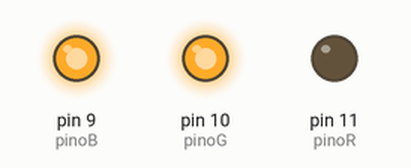
A sketch run on a simulated Arduino Uno, built with avr-gcc and run on an emulated ATmega328P. On the bench: output pins drawn as LEDs (lit = HIGH).

Above: at 0.05 s.
At 7.4 s:
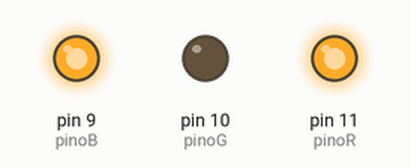
At 14.9 s:
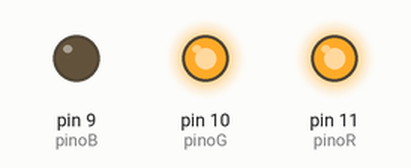
At 18.65 s:
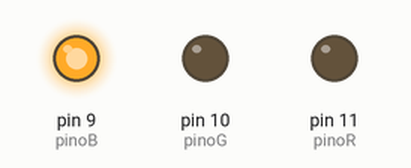
At 22.4 s:
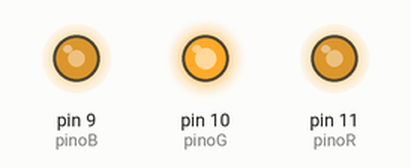
At 29.9 s:
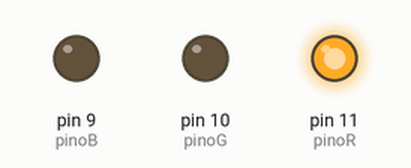
Timing chart, 0 to 39.0 s (numbered marks = the images above):
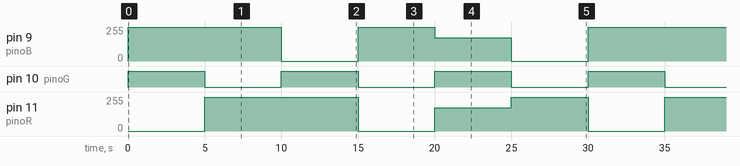

Measured:
- by itself, pin 9 (pinoB): repeats every 30.0 s: 0/255 5.0 s, 255/255 5.0 s, 175/255 5.0 s, 0/255 5.0 s, 255/255 10.0 s
- by itself, pin 10 (pinoG): alternates HIGH for 5.0 s and LOW for 5.0 s
- by itself, pin 11 (pinoR): repeats every 30.0 s: 0/255 5.0 s, 175/255 5.0 s, 255/255 5.0 s, 0/255 5.0 s, 255/255 10.0 s

The sketch:

fabricioRGB.ino
```cpp
int pinoR = 11; //PINO DIGITAL EM QUE O TERMINAL 'R' ESTÁ CONECTADO
int pinoG = 10; //PINO DIGITAL EM QUE O TERMINAL 'G' ESTÁ CONECTADO
int pinoB = 9; //PINO DIGITAL EM QUE O TERMINAL 'B' ESTÁ CONECTADO

//COMENTE A LINHA ABAIXO SE O LED RGB QUE ESTÁ UTILIZANDO É CATODO COMUM
#define COMMON_ANODE

void setup(){
  pinMode(pinoR, OUTPUT); //DEFINE O PINO COMO SAÍDA
  pinMode(pinoG, OUTPUT); //DEFINE O PINO COMO SAÍDA
  pinMode(pinoB, OUTPUT); //DEFINE O PINO COMO SAÍDA
}

void loop(){
  setColor(255, 0, 0); //PARÂMETROS PARA PRODUZIR A COR VERMELHA
  delay(5000); //INTERVALO DE 1 SEGUNDO
  setColor(0, 255, 0); //PARÂMETROS PARA PRODUZIR A COR VERDE
  delay(5000); //INTERVALO DE 1 SEGUNDO
  setColor(0, 0, 255); //PARÂMETROS PARA PRODUZIR A COR AZUL
  delay(5000);//INTERVALO DE 1 SEGUNDO
  setColor(255, 255, 0); //PARÂMETROS PARA PRODUZIR A COR AMARELA
  delay(5000); //INTERVALO DE 1 SEGUNDO
  setColor(80, 0, 80); //PARÂMETROS PARA PRODUZIR A COR VIOLETA
  delay(5000); //INTERVALO DE 1 SEGUNDO
  setColor(0, 255, 255); //PARÂMETROS PARA PRODUZIR A COR AZUL AQUA
  delay(5000); //INTERVALO DE 1 SEGUNDO
}

//FUNÇÃO QUE PRODUZ O BRILHO DE CADA UM DOS LEDS DE ACORDO COM OS PARÂMETROS INFORMADOS
void setColor(int vermelho, int verde, int azul){

  #ifdef COMMON_ANODE //SE O LED RGB FOR DEFINIDO COMO ANODO COMUM, FAZ
    vermelho = 255 - vermelho; //VARIÁVEL RECEBE O RESULTADO DA OPERAÇÃO '255 MENOS O PARÂMETRO (vermelho) INFORMADO' NA CHAMADA DA FUNÇÃO
    verde = 255 - verde; //VARIÁVEL RECEBE O RESULTADO DA OPERAÇÃO '255 MENOS O PARÂMETRO (verde) INFORMADO' NA CHAMADA DA FUNÇÃO
    azul = 255 - azul; //VARIÁVEL RECEBE O RESULTADO DA OPERAÇÃO '255 MENOS O PARÂMETRO (azul) INFORMADO' NA CHAMADA DA FUNÇÃO
  #endif
  analogWrite(pinoR, vermelho); //DEFINE O BRILHO DO LED DE ACORDO COM O VALOR INFORMADO PELA VARIÁVEL 'vermelho'
  analogWrite(pinoG, verde); //DEFINE O BRILHO DO LED DE ACORDO COM O VALOR INFORMADO PELA VARIÁVEL 'verde'
  analogWrite(pinoB, azul); //DEFINE O BRILHO DO LED DE ACORDO COM O VALOR INFORMADO PELA VARIÁVEL 'azul'
}
```
